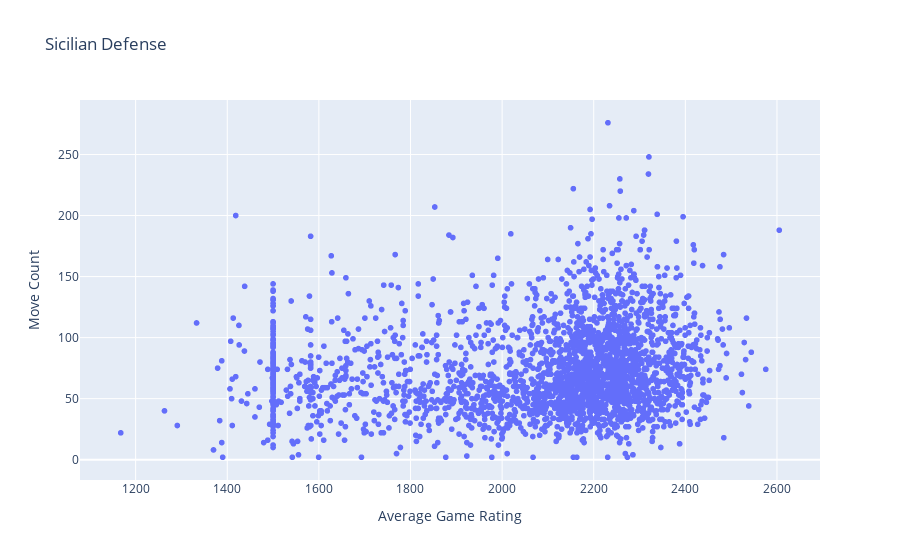
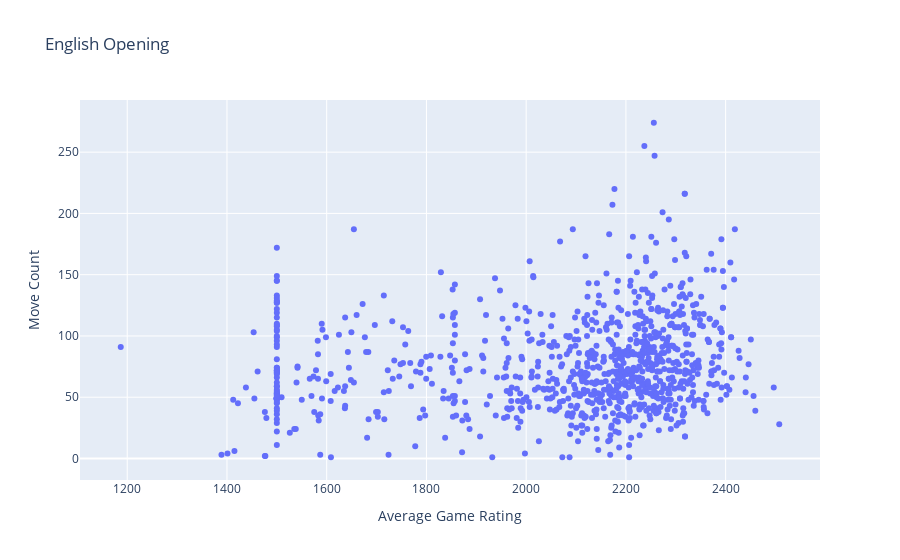
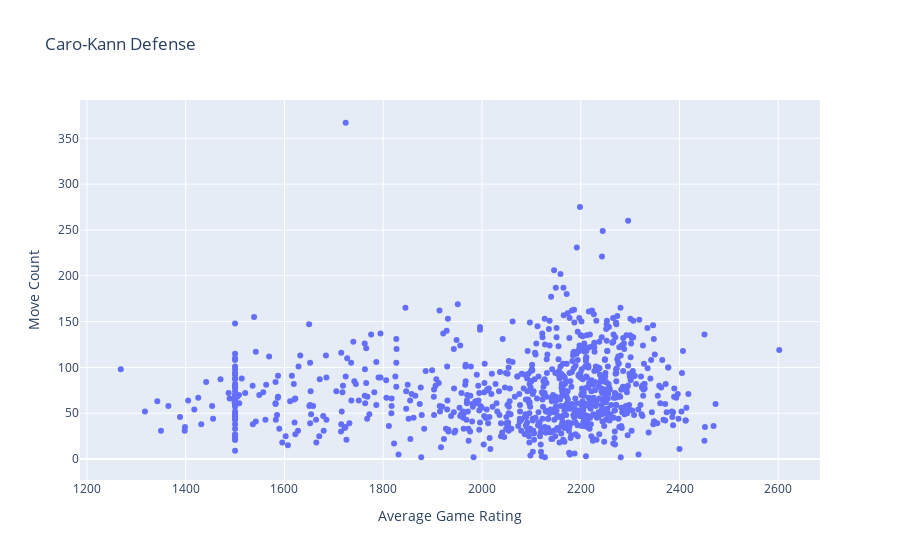

Write notebook code for charts like these, in order.
### Markdown cell above
### Viz 7 ###

Similarly to visualization 6, we also wanted to see whether there was any relation between a game's move count and its average rating for a given opening. It was hypothesized that higher-rated games would last longer due to the players being more familiar with the theory and tactics of chess.

#### Plot construction: ####

### Code cell
for item in top_openings: 
    grouped_df = clean_opening_groups.get_group(item)
    figure = px.scatter(grouped_df, x = 'avg_rating', y = 'move_count', labels = {'move_count': 'Move Count', 'avg_rating': 'Average Game Rating'}, title = f'{item}')
    mean = grouped_df.groupby(['clean_opening'])['move_count'].mean()
    # providing the mean move count for given opening
    print(round(mean,2))
    figure.show()

### Figure 1 — Plotly figure (JSON) as saved in the notebook; plotly's stock layout.template omitted (floating-point values rounded to 4 significant figures; data arrays with more than 128 entries replaced by an {"elided": "..."} marker saying what was removed)
{"data": [{"hovertemplate": "Average Game Rating=%{x}<br>Move Count=%{y}<extra></extra>", "legendgroup": "", "marker": {"color": "#636efa", "symbol": "circle"}, "mode": "markers", "name": "", "showlegend": false, "type": "scattergl", "x": {"elided": "2698 float values"}, "xaxis": "x", "y": {"elided": "2698 int values"}, "yaxis": "y"}], "layout": {"legend": {"tracegroupgap": 0}, "title": {"text": "Sicilian Defense"}, "xaxis": {"anchor": "y", "domain": [0, 1], "title": {"text": "Average Game Rating"}}, "yaxis": {"anchor": "x", "domain": [0, 1], "title": {"text": "Move Count"}}}}

### Figure 2 — Plotly figure (JSON) as saved in the notebook; plotly's stock layout.template omitted (floating-point values rounded to 4 significant figures; data arrays with more than 128 entries replaced by an {"elided": "..."} marker saying what was removed)
{"data": [{"hovertemplate": "Average Game Rating=%{x}<br>Move Count=%{y}<extra></extra>", "legendgroup": "", "marker": {"color": "#636efa", "symbol": "circle"}, "mode": "markers", "name": "", "orientation": "v", "showlegend": false, "type": "scatter", "x": {"elided": "949 float values"}, "xaxis": "x", "y": {"elided": "949 int values"}, "yaxis": "y"}], "layout": {"legend": {"tracegroupgap": 0}, "title": {"text": "English Opening"}, "xaxis": {"anchor": "y", "domain": [0, 1], "title": {"text": "Average Game Rating"}}, "yaxis": {"anchor": "x", "domain": [0, 1], "title": {"text": "Move Count"}}}}

### Figure 3 — Plotly figure (JSON) as saved in the notebook; plotly's stock layout.template omitted (floating-point values rounded to 4 significant figures; data arrays with more than 128 entries replaced by an {"elided": "..."} marker saying what was removed)
{"data": [{"hovertemplate": "Average Game Rating=%{x}<br>Move Count=%{y}<extra></extra>", "legendgroup": "", "marker": {"color": "#636efa", "symbol": "circle"}, "mode": "markers", "name": "", "orientation": "v", "showlegend": false, "type": "scatter", "x": {"elided": "869 float values"}, "xaxis": "x", "y": {"elided": "869 int values"}, "yaxis": "y"}], "layout": {"legend": {"tracegroupgap": 0}, "title": {"text": "Caro-Kann Defense"}, "xaxis": {"anchor": "y", "domain": [0, 1], "title": {"text": "Average Game Rating"}}, "yaxis": {"anchor": "x", "domain": [0, 1], "title": {"text": "Move Count"}}}}
